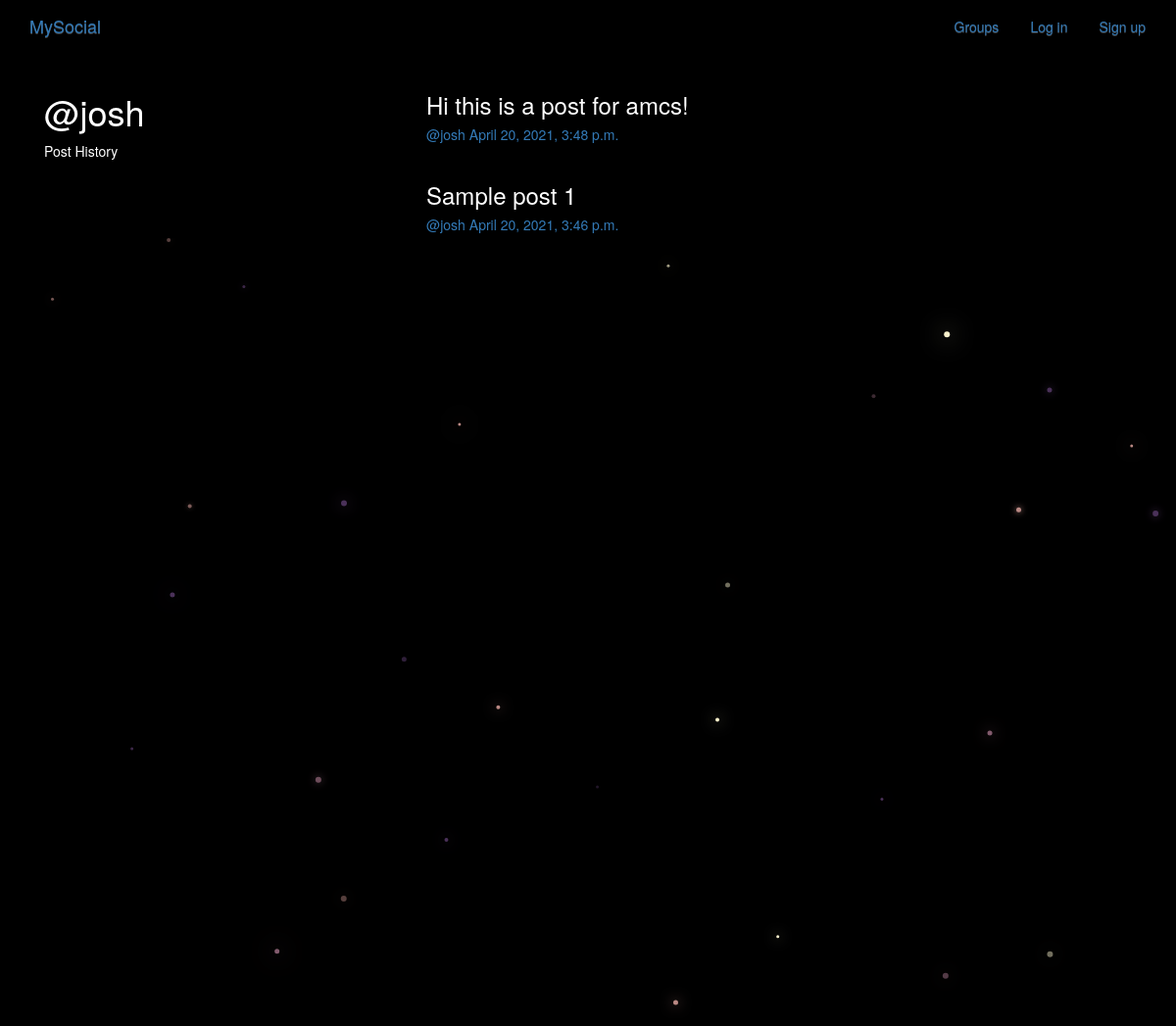
The page /posts/by/josh/ on the database its author committed.
### posts/models.py (models this page shows, shortened)
class Post(models.Model):
    user = models.ForeignKey(User,related_name='posts')
    created_at = models.DateTimeField(auto_now=True)
    message = models.TextField()
    message_html = models.TextField(editable=False)
    group = models.ForeignKey(Group,related_name='posts',null=True,blank=True)
    class Meta:
        ordering = ['-created_at']
        unique_together = ['user','message']

### posts/views.py (the view)
# urls.py: url(r'by/(?P<username>[-\w]+)/$',views.UserPosts.as_view(),name='for_user'),
class UserPosts(generic.ListView):
    model = models.Post
    template_name = 'posts/user_post_list.html'
    def get_queryset(self):
        try:
            self.post_user = User.objects.prefetch_related('posts').get(username__iexact=self.kwargs.get('username'))
        except User.DoesNotExist:
            raise Http404
        else:
            return self.post_user.posts.all()
    def get_context_data(self,**kwargs):
        context = super().get_context_data(**kwargs)
        context['post_user'] = self.post_user
        return context

### posts/templates/posts/user_post_list.html
{% extends "posts/post_base.html" %}
{% block prepost %}
  <div class="col-md-4">
    <h1>@{{post_user.username}}</h1>
    <p>Post History</p>
  </div>
{% endblock %}
{% block post_content %}
<div class="col-md-8">
  {% for post in post_list %}
    {% include "posts/_post.html" %}
  {% endfor %}
</div>
{% endblock %}

### posts/templates/posts/_post.html (shortened to what this page needs)
<div class="post media">
    <h3>{{post.message_html|safe}}</h3>
    <div class="media-body">
      <h5 class='media-heading'>
      <span class='username'>
        <a href="{% url 'posts:for_user' username=post.user.username %}">@{{ post.user.username }}</a>
      </span>
      <time class='time'>
        <a href="{% url 'posts:single' username=post.user.username pk=post.pk %}">
          {{post.created_at}}
        </a>
      </time>
      </h5>
    </div>
</div>

### static/simplesocial/css/master.css (style rules this page uses)
body { margin: 0; overflow: hidden; background-color: black; color:white; }

### rows shown on the page
Post: message_html "Hi this is a post for amcs!", user.username "josh", created_at "April 20, 2021, 3:48 p.m."
Post: message_html "Sample post 1", user.username "josh", created_at "April 20, 2021, 3:46 p.m."

### other values the page prints
{{ post_user.username }} "josh"
